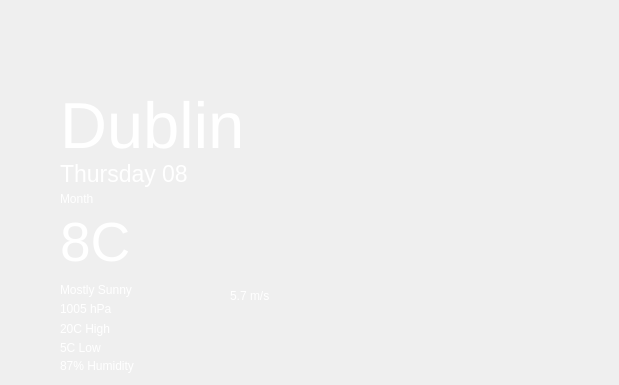
    <widget class="QWidget" name="forecast2Page">
     <widget class="QLabel" name="cityPage2">
      <property name="geometry">
       <rect>
        <x>60</x>
        <y>90</y>
        <width>550</width>
        <height>71</height>
       </rect>
      </property>
      <property name="font">
       <font>
        <pointsize>49</pointsize>
       </font>
      </property>
      <property name="styleSheet">
       <string notr="true">background-color: none;
color: white;</string>
      </property>
      <property name="text">
       <string>Dublin</string>
      </property>
     </widget>
     <widget class="QLabel" name="tempLowPage2">
      <property name="geometry">
       <rect>
        <x>60</x>
        <y>338</y>
        <width>140</width>
        <height>20</height>
       </rect>
      </property>
      <property name="styleSheet">
       <string notr="true">background-color: none;
color: white;</string>
      </property>
      <property name="text">
       <string>5C Low</string>
      </property>
     </widget>
     <widget class="QLabel" name="datePage2">
      <property name="geometry">
       <rect>
        <x>60</x>
        <y>148</y>
        <width>181</width>
        <height>51</height>
       </rect>
      </property>
      <property name="font">
       <font>
        <pointsize>17</pointsize>
       </font>
      </property>
      <property name="styleSheet">
       <string notr="true">background-color: none;
color: white;</string>
      </property>
      <property name="text">
       <string>Thursday 08</string>
      </property>
     </widget>
     <widget class="QLabel" name="descriptionPage2">
      <property name="geometry">
       <rect>
        <x>60</x>
        <y>280</y>
        <width>141</width>
        <height>20</height>
       </rect>
      </property>
      <property name="styleSheet">
       <string notr="true">background-color: none;
color: white;</string>
      </property>
      <property name="text">
       <string>Mostly Sunny</string>
      </property>
     </widget>
     <widget class="QLabel" name="tempHighPage2">
      <property name="geometry">
       <rect>
        <x>60</x>
        <y>319</y>
        <width>141</width>
        <height>20</height>
       </rect>
      </property>
      <property name="styleSheet">
       <string notr="true">background-color: none;
color: white;</string>
      </property>
      <property name="text">
       <string>20C High</string>
      </property>
     </widget>
     <widget class="QLabel" name="windSpeedPage2">
      <property name="geometry">
       <rect>
        <x>230</x>
        <y>280</y>
        <width>90</width>
        <height>31</height>
       </rect>
      </property>
      <property name="styleSheet">
       <string notr="true">background-color: none;
color: white;</string>
      </property>
      <property name="text">
       <string>5.7 m/s </string>
      </property>
     </widget>
     <widget class="QLabel" name="pressurePage2">
      <property name="geometry">
       <rect>
        <x>60</x>
        <y>299</y>
        <width>141</width>
        <height>20</height>
       </rect>
      </property>
      <property name="styleSheet">
       <string notr="true">background-color: none;
color: white;</string>
      </property>
      <property name="text">
       <string>1005 hPa</string>
      </property>
     </widget>
     <widget class="QLabel" name="monthPage2">
      <property name="geometry">
       <rect>
        <x>60</x>
        <y>189</y>
        <width>141</width>
        <height>20</height>
       </rect>
      </property>
      <property name="styleSheet">
       <string notr="true">background-color: none;
color: white;</string>
      </property>
      <property name="text">
       <string>Month</string>
      </property>
     </widget>
     <widget class="QLabel" name="humidityPage2">
      <property name="geometry">
       <rect>
        <x>60</x>
        <y>356</y>
        <width>141</width>
        <height>20</height>
       </rect>
      </property>
      <property name="styleSheet">
       <string notr="true">background-color: none;
color: white;</string>
      </property>
      <property name="text">
       <string>87% Humidity</string>
      </property>
     </widget>
     <widget class="QLabel" name="tempPage2">
      <property name="geometry">
       <rect>
        <x>60</x>
        <y>206</y>
        <width>110</width>
        <height>71</height>
       </rect>
      </property>
      <property name="font">
       <font>
        <pointsize>41</pointsize>
       </font>
      </property>
      <property name="styleSheet">
       <string notr="true">background-color: none;
color: white;</string>
      </property>
      <property name="text">
       <string>8C</string>
      </property>
     </widget>
     <widget class="QLabel" name="windIconPage2">
      <property name="geometry">
       <rect>
        <x>200</x>
        <y>280</y>
        <width>30</width>
        <height>30</height>
       </rect>
      </property>
      <property name="styleSheet">
       <string notr="true">background-color: none;
</string>
      </property>
      <property name="text">
       <string/>
      </property>
     </widget>
     <widget class="QLabel" name="weatherIconPage2">
      <property name="geometry">
       <rect>
        <x>190</x>
        <y>160</y>
        <width>96</width>
        <height>96</height>
       </rect>
      </property>
      <property name="styleSheet">
       <string notr="true">background-color: none;</string>
      </property>
      <property name="text">
       <string/>
      </property>
     </widget>
    </widget>
